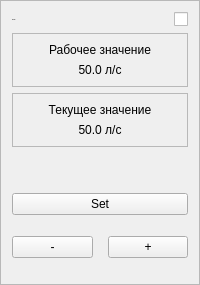
           <widget class="QFrame" name="framePropane_2">
            <property name="styleSheet">
             <string notr="true"/>
            </property>
            <property name="frameShape">
             <enum>QFrame::Shape::StyledPanel</enum>
            </property>
            <property name="frameShadow">
             <enum>QFrame::Shadow::Raised</enum>
            </property>
            <layout class="QVBoxLayout" name="verticalLayout_12">
             <item>
              <layout class="QHBoxLayout" name="propaneHeading">
               <item>
                <widget class="QLabel" name="lblPropaneName">
                 <property name="font">
                  <font>
                   <family>Roboto</family>
                   <pointsize>-1</pointsize>
                   <bold>false</bold>
                  </font>
                 </property>
                 <property name="text">
                  <string>Пропан</string>
                 </property>
                </widget>
               </item>
               <item>
                <widget class="QCheckBox" name="checkBoxPropaneSwitch">
                 <property name="layoutDirection">
                  <enum>Qt::LayoutDirection::RightToLeft</enum>
                 </property>
                 <property name="text">
                  <string/>
                 </property>
                 <property name="checked">
                  <bool>false</bool>
                 </property>
                </widget>
               </item>
              </layout>
             </item>
             <item>
              <widget class="QFrame" name="frameWorkValue">
               <property name="sizePolicy">
                <sizepolicy hsizetype="Preferred" vsizetype="Preferred">
                 <horstretch>0</horstretch>
                 <verstretch>0</verstretch>
                </sizepolicy>
               </property>
               <property name="frameShape">
                <enum>QFrame::Shape::StyledPanel</enum>
               </property>
               <property name="frameShadow">
                <enum>QFrame::Shadow::Raised</enum>
               </property>
               <layout class="QVBoxLayout" name="verticalLayout_16">
                <item>
                 <widget class="QLabel" name="label_3">
                  <property name="text">
                   <string>Рабочее значение</string>
                  </property>
                  <property name="alignment">
                   <set>Qt::AlignmentFlag::AlignCenter</set>
                  </property>
                 </widget>
                </item>
                <item>
                 <widget class="QLabel" name="lblPropaneWorkWalue">
                  <property name="text">
                   <string>50.0 л/с</string>
                  </property>
                  <property name="alignment">
                   <set>Qt::AlignmentFlag::AlignCenter</set>
                  </property>
                 </widget>
                </item>
               </layout>
              </widget>
             </item>
             <item>
              <widget class="QFrame" name="frameCurrentValue">
               <property name="sizePolicy">
                <sizepolicy hsizetype="Preferred" vsizetype="Preferred">
                 <horstretch>0</horstretch>
                 <verstretch>0</verstretch>
                </sizepolicy>
               </property>
               <property name="frameShape">
                <enum>QFrame::Shape::StyledPanel</enum>
               </property>
               <property name="frameShadow">
                <enum>QFrame::Shadow::Raised</enum>
               </property>
               <layout class="QVBoxLayout" name="verticalLayout_17">
                <item>
                 <widget class="QLabel" name="label_4">
                  <property name="text">
                   <string>Текущее значение</string>
                  </property>
                  <property name="alignment">
                   <set>Qt::AlignmentFlag::AlignCenter</set>
                  </property>
                 </widget>
                </item>
                <item>
                 <widget class="QLabel" name="lblPropaneCurrentValue">
                  <property name="text">
                   <string>50.0 л/с</string>
                  </property>
                  <property name="alignment">
                   <set>Qt::AlignmentFlag::AlignCenter</set>
                  </property>
                 </widget>
                </item>
               </layout>
              </widget>
             </item>
             <item>
              <spacer name="verticalSpacer_8">
               <property name="orientation">
                <enum>Qt::Orientation::Vertical</enum>
               </property>
               <property name="sizeHint" stdset="0">
                <size>
                 <width>20</width>
                 <height>40</height>
                </size>
               </property>
              </spacer>
             </item>
             <item>
              <widget class="QPushButton" name="btnPropaneSet">
               <property name="text">
                <string>Set</string>
               </property>
              </widget>
             </item>
             <item>
              <layout class="QHBoxLayout" name="horizontalLayout_14">
               <property name="spacing">
                <number>15</number>
               </property>
               <property name="leftMargin">
                <number>0</number>
               </property>
               <property name="topMargin">
                <number>15</number>
               </property>
               <property name="rightMargin">
                <number>0</number>
               </property>
               <property name="bottomMargin">
                <number>15</number>
               </property>
               <item>
                <widget class="QPushButton" name="btnPropaneDecrease">
                 <property name="text">
                  <string>-</string>
                 </property>
                </widget>
               </item>
               <item>
                <widget class="QPushButton" name="bntPropaneIncrease">
                 <property name="text">
                  <string>+</string>
                 </property>
                </widget>
               </item>
              </layout>
             </item>
            </layout>
           </widget>
